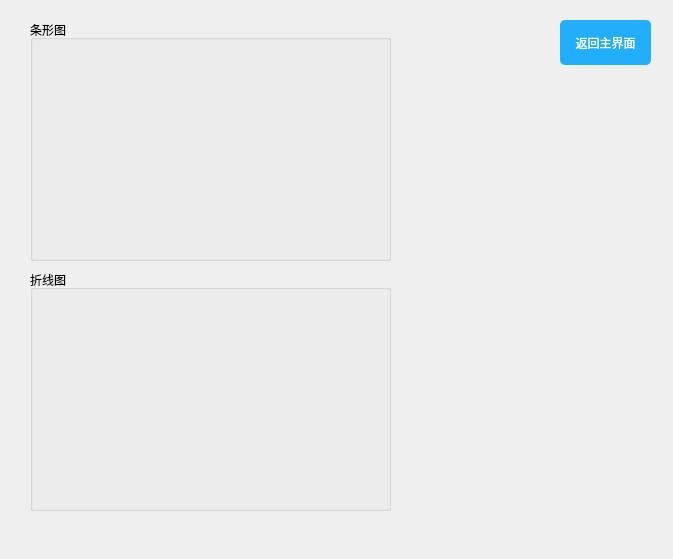
<?xml version="1.0" encoding="UTF-8"?>
<ui version="4.0">
 <class>Form</class>
 <widget class="QWidget" name="Form">
  <property name="geometry">
   <rect>
    <x>0</x>
    <y>0</y>
    <width>673</width>
    <height>559</height>
   </rect>
  </property>
  <property name="windowTitle">
   <string>Form</string>
  </property>
  <widget class="QPushButton" name="returnbutton">
   <property name="enabled">
    <bool>true</bool>
   </property>
   <property name="geometry">
    <rect>
     <x>560</x>
     <y>20</y>
     <width>91</width>
     <height>45</height>
    </rect>
   </property>
   <property name="minimumSize">
    <size>
     <width>0</width>
     <height>45</height>
    </size>
   </property>
   <property name="maximumSize">
    <size>
     <width>16777215</width>
     <height>45</height>
    </size>
   </property>
   <property name="styleSheet">
    <string notr="true">QPushButton {
	background-color: rgb(33,174,250);
	border-radius: 5px;
	color: white;
}
QPushButton:hover {
	background-color: rgb(72,203,250);
}
QPushButton:pressed {
	background-color: rgb(85,85,255);
}
QPushButton:disabled {
	background-color: rgb(148, 146, 149);
}</string>
   </property>
   <property name="text">
    <string>返回主界面</string>
   </property>
   <property name="icon">
    <iconset>
     <normaloff>:/login/images/safe.png</normaloff>:/login/images/safe.png</iconset>
   </property>
  </widget>
  <widget class="QGroupBox" name="groupBox">
   <property name="geometry">
    <rect>
     <x>30</x>
     <y>20</y>
     <width>361</width>
     <height>241</height>
    </rect>
   </property>
   <property name="title">
    <string>条形图</string>
   </property>
  </widget>
  <widget class="QGroupBox" name="groupBox_2">
   <property name="geometry">
    <rect>
     <x>30</x>
     <y>270</y>
     <width>361</width>
     <height>241</height>
    </rect>
   </property>
   <property name="title">
    <string>折线图</string>
   </property>
  </widget>
 </widget>
 <resources/>
 <connections/>
</ui>
